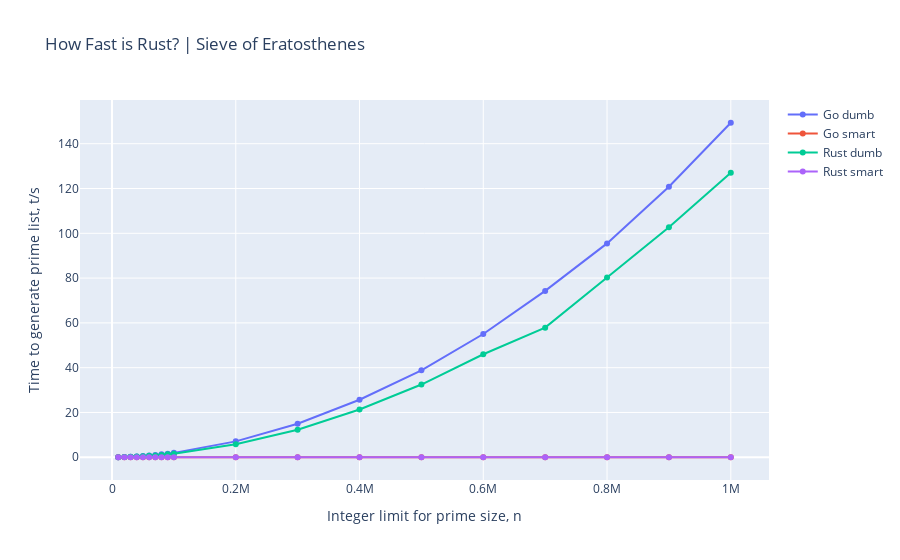

The notebook cell saved with this chart:
### Code cell
# Create figure
fig = go.Figure()

# Add all the columns programmaticaly
for col in data.columns[1:]:
    label = col
    fig.add_trace(go.Scatter(x=data['n'],
                            y=data[label],
                            name=label,
                            mode='lines+markers'))

# fig.update_yaxes(type="log")

# Add titles
fig.update_layout(title='How Fast is Rust? | Sieve of Eratosthenes',
                  xaxis_title='Integer limit for prime size, n',
                  yaxis_title='Time to generate prime list, t/s')

# Show figure
fig.show()

### Figure 1 — Plotly figure (JSON) as saved in the notebook; plotly's stock layout.template omitted (floating-point values rounded to 4 significant figures)
{"data": [{"mode": "lines+markers", "name": "Go dumb", "type": "scatter", "x": [10000, 20000, 30000, 40000, 50000, 60000, 70000, 80000, 90000, 100000, 200000, 300000, 400000, 500000, 600000, 700000, 800000, 900000, 1000000], "y": [0.044, 0.114, 0.226, 0.374, 0.5602, 0.775, 1.023, 1.305, 1.616, 1.968, 7.097, 14.98, 25.67, 38.8, 55.04, 74.28, 95.5, 120.8, 149.4]}, {"mode": "lines+markers", "name": "Go smart", "type": "scatter", "x": [10000, 20000, 30000, 40000, 50000, 60000, 70000, 80000, 90000, 100000, 200000, 300000, 400000, 500000, 600000, 700000, 800000, 900000, 1000000], "y": [0.012, 0.012, 0.014, 0.012, 0.012, 0.013, 0.013, 0.013, 0.013, 0.01299, 0.015, 0.014, 0.015, 0.016, 0.016, 0.017, 0.017, 0.01697, 0.019]}, {"mode": "lines+markers", "name": "Rust dumb", "type": "scatter", "x": [10000, 20000, 30000, 40000, 50000, 60000, 70000, 80000, 90000, 100000, 200000, 300000, 400000, 500000, 600000, 700000, 800000, 900000, 1000000], "y": [0.03, 0.08997, 0.182, 0.3, 0.448, 0.626, 0.838, 1.047, 1.323, 1.595, 5.774, 12.26, 21.35, 32.47, 46.01, 57.87, 80.29, 102.7, 127.0]}, {"mode": "lines+markers", "name": "Rust smart", "type": "scatter", "x": [10000, 20000, 30000, 40000, 50000, 60000, 70000, 80000, 90000, 100000, 200000, 300000, 400000, 500000, 600000, 700000, 800000, 900000, 1000000], "y": [0.007, 0.006999, 0.008, 0.007264, 0.006999, 0.006999, 0.007001, 0.006999, 0.007026, 0.0068, 0.008001, 0.008, 0.009027, 0.009997, 0.009973, 0.011, 0.012, 0.012, 0.01303]}], "layout": {"title": {"text": "How Fast is Rust? | Sieve of Eratosthenes"}, "xaxis": {"title": {"text": "Integer limit for prime size, n"}}, "yaxis": {"title": {"text": "Time to generate prime list, t/s"}}}}
